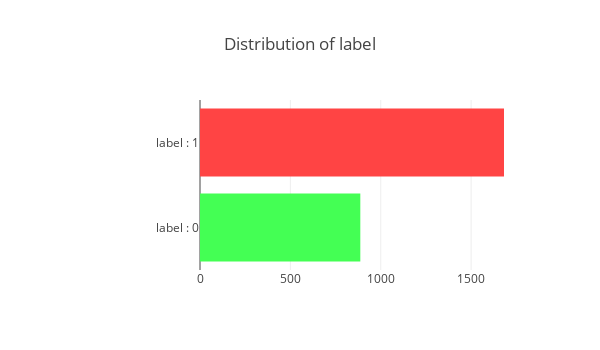

The notebook cell this image was saved under:
### Markdown cell above
### Distribution of label

### Code cell
# temp = merge_df['label'].value_counts()
# df = pd.DataFrame({"labels":temp.index,
#                    "values":temp.values
#                   })
# print(df)
# df.plot(kind='pie',x='labels',y='values', title="buy luhu or not")
bar_hor(merge_df, "label", "Distribution of label", color=['#44ff54','#ff4444'], h=350, w=600,
       lm=200, xlb=['label : 0', "label : 1"])

### Figure 1 — Plotly figure (JSON) as saved in the notebook; plotly's stock layout.template omitted (floating-point values rounded to 4 significant figures)
{"data": [{"marker": {"color": ["#44ff54", "#ff4444"]}, "orientation": "h", "type": "bar", "uid": "0c2ed242-8b5e-11e8-b639-6c40089fb510", "x": [887, 1682], "y": ["label : 0", "label : 1"]}], "layout": {"height": 350, "margin": {"l": 200}, "title": "Distribution of label", "width": 600}}
